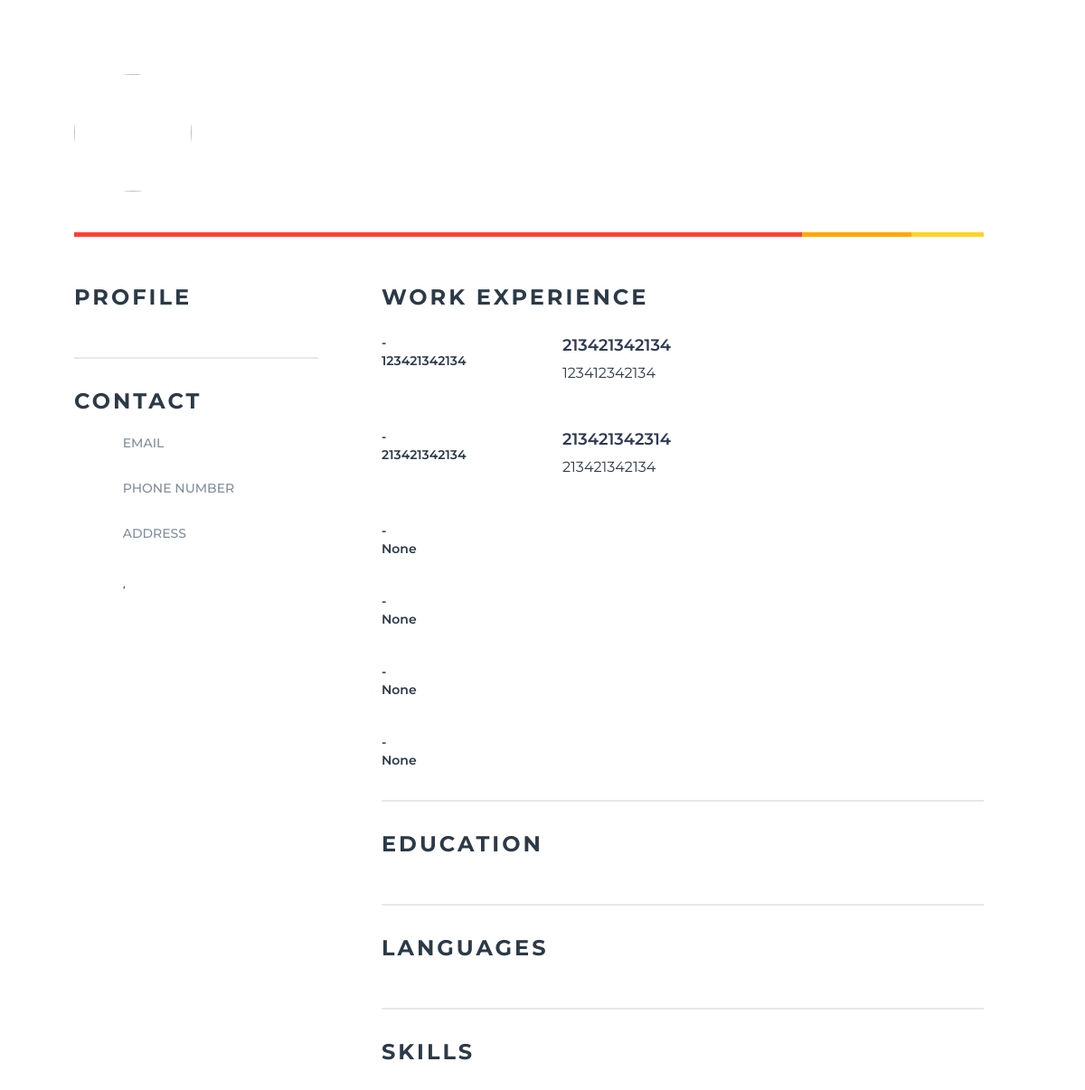
The app's page /cv/cv-preview/10 (signed in) with its own data.
### main/models.py (models this page shows, shortened)
class WorkExperience(models.Model):
    cv = models.ForeignKey(Cv, on_delete=models.CASCADE, blank=True)
    position = models.CharField(max_length=255, blank=True)
    company = models.CharField(max_length=255, blank=True)
    country = CountryField(blank_label='(Country)', blank=True, null=True)
    city = models.CharField(max_length=255, blank=True, null=True)
    start_date = models.DateField(null=True, blank=True)
    end_date = models.DateField(null=True, blank=True)
    achievements = HTMLField(blank=True)
    class Meta:
        verbose_name_plural = "Work Experience"
        ordering = ['-end_date', ]

### main/views.py (the view)
# urls.py: path('cv-preview/<int:pk>', views.cv_preview, name='cv_preview'),
@login_required()
def cv_preview(request,pk):
    user = request.user
    cv = Cv.objects.get(pk=pk)
    return render(request,'cv-templates/%s.html' % cv.template, {'user':user, 'cv':cv})

### templates/cv-templates/jakarta.html (shortened to what this page needs)
{% load static %}
<!DOCTYPE html>
<html lang="en">
  <head>
  </head>
</html>
<body class="jakarta">
  <main>
    <div class="section" style="page-break-after: auto;">
      <table style="width: 1170px; font-size: 14px; line-height: 20px;background: #FFFFFF; color: #2C3A47;">
        <tr>
          <td>
            <div class="header">
              <div class="photo"><img class="img" src="{{ user.profile.profile_pic.url }}"/></div>
              <div class="line"></div>
            </div>
            <div class="content">
              <div class="content-l">
                <div class="profile" style="page-break-after: auto;">
                  <h2 class="title">Profile</h2>
                </div>
                <div class="contact">
                  <h2 class="title">Contact</h2>
                  <ul>
                    <li>
                      <u class="icon" style="background-image: url({% static 'resumes/images/resume_templates/jakarta-email-icon.png' %});"></u>
                      <div class="text"><span>Email</span><a href="mailto:pam.b@gmail.com" target="_blank">{{ cv.user.email }}</a></div>
                    </li>
                    <li>
                      <u class="icon" style="background-image: url({% static 'resumes/images/resume_templates/jakarta-phone-icon.png' %});"></u>
                      <div class="text"><span>Phone number</span><a href="#" target="_blank">{{ cv.user.profile.phone_number }}</a></div>
                    </li>
                    <li>
                      <u class="icon" style="background-image: url({% static 'resumes/images/resume_templates/jakarta-address-icon.png' %});"></u>
                      <div class="text"><span>Address</span>
                        <p>{{ cv.user.profile.address }} <br>{{ cv.user.profile.address2 }} <br>{{ cv.user.profile.city }}, {{ cv.user.profile.country.name }}</p>
                      </div>
                    </li>
                  </ul>
                </div>
              </div>
              <div class="content-r">
                <div class="work-exp">
                  <h2 class="title">Work Experience</h2>
                  <div class="timeline">
                    <ul>
                        {% for work_experience in cv.workexperience_set.all %}
                            <li>
                            <div class="time">
                              <p>{{ work_experience.start_date|date:'M Y' }} - {{ work_experience.end_date|date:'M Y' }}</p>
                                <p>{{ work_experience.city }}</p>
                            </div>
                            <div class="exp">
                              <h3>{{ work_experience.company }}</h3><span>{{ work_experience.position }}</span>
                            </div>
                            </li>
                        {% endfor %}
                    </ul>
                  </div>
                </div>
                <div class="education">
                  <h2 class="title">Education</h2>
                  <div class="timeline">
                  </div>
                </div>
                <div class="lang">
                  <h2 class="title">Languages</h2>
                  <div class="timeline">
                  </div>
                </div>
                <div class="skills">
                  <h2 class="title">Skills</h2>
                  <div class="timeline">
                  </div>
                </div>
              </div>
            </div>
          </td>
        </tr>
      </table>
    </div>
  </main>
</body>

### records on screen
WorkExperience: city "123421342134", company "213421342134", position "123412342134"
WorkExperience: city "213421342134", company "213421342314", position "213421342134"
WorkExperience: city "None"
WorkExperience: city "None"
WorkExperience: city "None"
WorkExperience: city "None"
